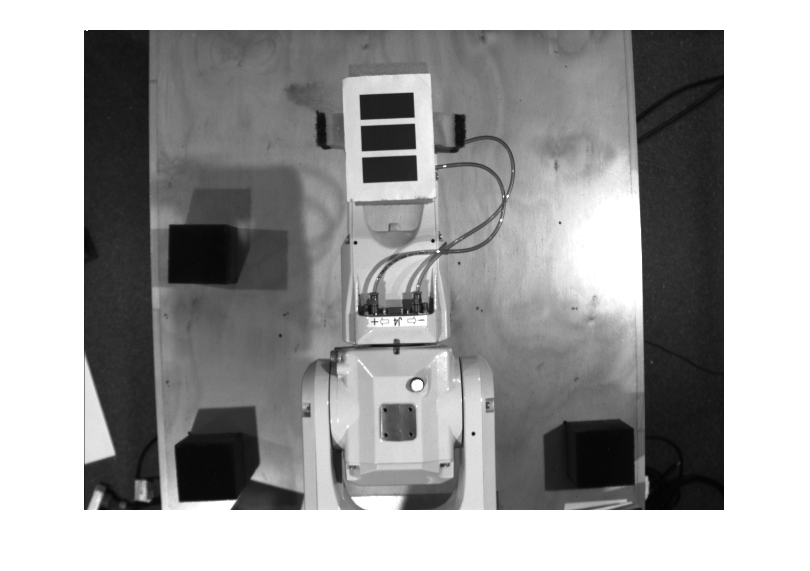
%> input picture Major Project/V4/test_image41.png, 810 x 571 px
$ octave --eval "result = readCard(imread('test_image41.png'));"   (GNU Octave 9; MATLAB toolbox functions it lacks are replaced by stand-ins)
%> lines starting %> are read from the running program, lines starting %| are printed output that depends on the picture; in (x1, y1, x2, y2) boxes, pixels count from 0 and x2, y2 are one past the last pixel; in counts of white or black regions, pixels touching at a corner belong together; the program's own positions count from 1
%V1.2
% % % FUNCTION:	readCard
% % % MTRX5700 Major Assignment 2015
% % % Authors: Sachith Gunawardhana & Kausthub Krishnamurthy & James Ferris

% % % REVISION HISTORY
% % % v0 function stub
% % % v1.1 imported into function format
% % % v1.2 filler done (block needs testing)
%TODO
% - block
% - count
% - colour

% % % SUBFUNCTIONS LISTING
% % %

function [viewed, shape, colour, filler, count] = readCard(I)
% returns a set of feature values for the card on the image

% OUTPUTS
% % viewed    - flag returns 1 if a card is viewed
% % shape	  - 1 (rectangle), 2 (triangle), 3 (elipse), 0 (default unknown)
% % colour	  - 1 (red), 2 (green), 3 (blue), 0 (default unknown)
% % filler	  - 1 (empty), 2 (shaded), 3 (filled), 0 (default unknown)
% % count	  - number of shapes (1 for now)


% INPUTS
% % I 		  - Image captured from vid

% defaults set
viewed = 0;
face_up(1).shape = 0;
face_up(1).colour = 0;
face_up(1).filler = 0;
face_up(1).count = 1;


BW=double(I)/255; %convert to double
% figure,imshow(BW);

%FIND FACEUP CARD
Icheck=imcrop(BW,[183.5 2.5 254 221]);
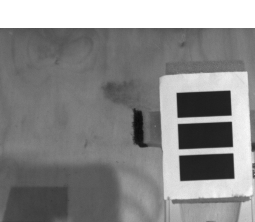
%> Icheck: size 222x255x3 double; min 0.0392, max 1, mean 0.536
I2=Icheck>0.72;  %identify faceup card
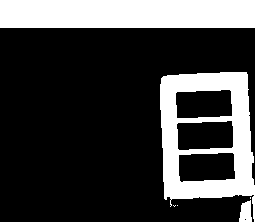
%> I2: size 222x255x3 logical; 25% white; 6 white regions (3 under 20 px), largest, box (x1, y1, x2, y2) and area: (0, 0, 255, 28) 7140, (160, 72, 255, 222) 6789, (239, 200, 252, 222) 217
I3=imfill(I2,'holes'); %fill all holes but the shape was gone
se=strel('square',9);
IE=imerode(I3,se);
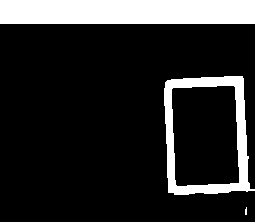
%> IE: size 222x255x3 logical; 16.4% white; 3 white regions (1 under 20 px), largest, box (x1, y1, x2, y2) and area: (0, 0, 255, 24) 6120, (164, 76, 255, 195) 3135


I4=imclearborder(IE,4);
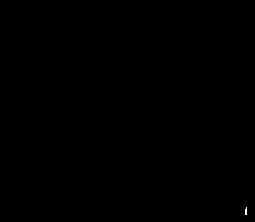
%> I4: size 222x255x3 logical; 0.02% white in thin lines or dots, all inside (x1, y1, x2, y2) = (245, 207, 247, 215)
Iout=bwareaopen(I4,1000);
%> Iout: size 222x255x3 logical; every value is 0

Bwoutline=bwperim(Iout); %create a outline
border=Icheck;
border(Bwoutline)=0;
% figure, imshow(border);

%ISOLATE FACEUP
cards=Icheck;
mask=Iout<0.5; %create a mask to isolate the face up
%> mask: size 222x255x3 logical; every value is 1
cards(mask)=0;
%> cards: size 222x255x3 double; every value is 0
CC2=bwconncomp(cards); %find the connected blobs
%> CC2 = 0 connected components
% figure, imshow(cards)
% imwrite(cards,'t3.png');

s2=regionprops(CC2,'BoundingBox'); %identify the card boundary
%> s2 = 0 regions


%EXTRACT ISOLATED FACEUP
%> (the run ends here)
